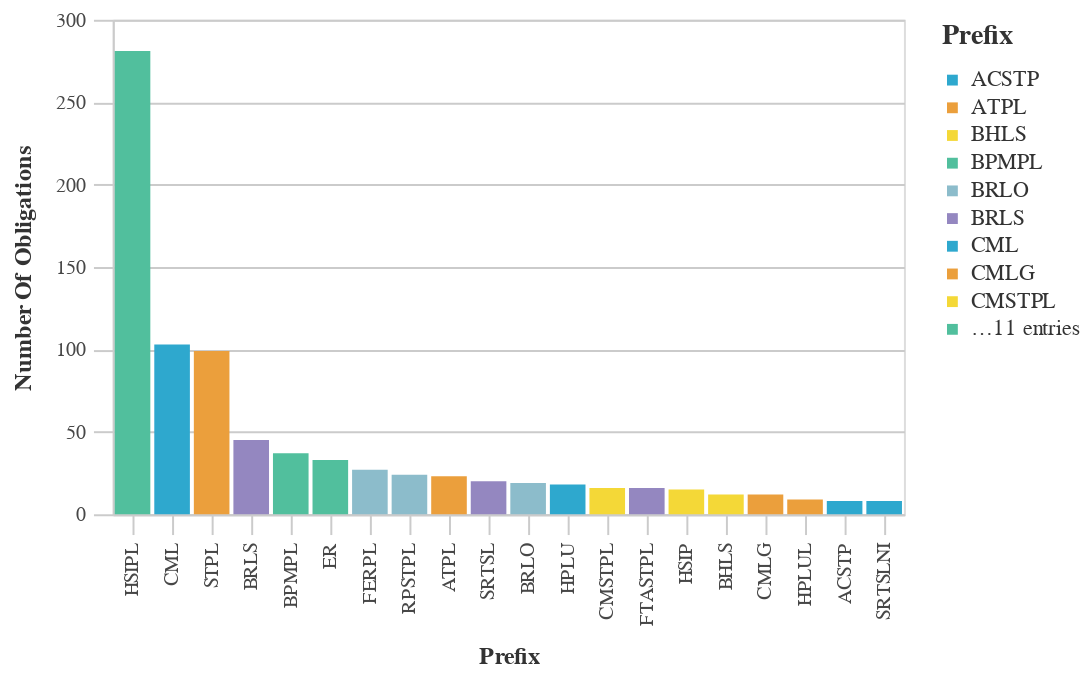

Here is the notebook cell this chart was saved with:
### Code cell
#Bar chart with the Most Used Prefix Counts
chart_df = (df_top>>filter(_.variable=='prefix')).rename(columns={"value":"Prefix",
                                 "count":"Number of Obligations"})
chart9= (_dla_utils_reports.basic_bar_chart_no_save(chart_df, 'Prefix', 'Number of Obligations', 'Prefix', district))
    
display(HTML("<h4><strong>Most Used Prefix Codes</strong></h4>"))
display(chart9)

### Figure 1 — Vega-Lite specification as saved in the notebook (floating-point values rounded to 4 significant figures)
{"config": {"view": {"continuousWidth": 400, "continuousHeight": 300}, "axis": {"domainColor": "#cbcbcb", "grid": true, "gridColor": "#cbcbcb", "gridWidth": 1, "labelColor": "#474747", "labelFont": "Nunito Sans", "labelFontSize": 10, "labelPadding": 4, "tickColor": "#cbcbcb", "tickSize": 10, "titleColor": "#333", "titleFont": "Raleway", "titleFontSize": 12, "titlePadding": 10}, "axisBand": {"grid": false}, "background": "white", "font": "Raleway", "header": {"labelFont": "Nunito Sans", "titleFont": "Raleway"}, "legend": {"labelColor": "#333", "labelFont": "Nunito Sans", "labelFontSize": 11, "labelLimit": 0, "padding": 1, "symbolSize": 30, "symbolType": "square", "titleColor": "#333", "titleFont": "Raleway", "titleFontSize": 14, "titlePadding": 10}, "title": {"anchor": "middle", "font": "Raleway", "fontSize": 18, "fontWeight": 300, "offset": 20}}, "data": {"name": "data-5b6d5c713aafb7a7ba049a1ca44bb5b1"}, "mark": "bar", "encoding": {"color": {"field": "Prefix", "legend": {"symbolLimit": 10, "title": "Prefix"}, "scale": {"range": ["#2EA8CE", "#EB9F3C", "#F4D837", "#51BF9D", "#8CBCCB", "#9487C0"]}, "type": "nominal"}, "tooltip": [{"field": "Prefix", "type": "nominal"}, {"field": "Number of Obligations", "type": "quantitative"}], "x": {"field": "Prefix", "sort": "-y", "title": "Prefix", "type": "nominal"}, "y": {"field": "Number of Obligations", "title": "Number Of Obligations", "type": "quantitative"}}, "height": 250, "width": 400, "$schema": "https://vega.github.io/schema/vega-lite/v4.17.0.json", "datasets": {"data-5b6d5c713aafb7a7ba049a1ca44bb5b1": [{"Prefix": "HSIPL", "Number of Obligations": 281, "variable": "prefix"}, {"Prefix": "CML", "Number of Obligations": 103, "variable": "prefix"}, {"Prefix": "STPL", "Number of Obligations": 99, "variable": "prefix"}, {"Prefix": "BRLS", "Number of Obligations": 45, "variable": "prefix"}, {"Prefix": "BPMPL", "Number of Obligations": 37, "variable": "prefix"}, {"Prefix": "ER", "Number of Obligations": 33, "variable": "prefix"}, {"Prefix": "FERPL", "Number of Obligations": 27, "variable": "prefix"}, {"Prefix": "RPSTPL", "Number of Obligations": 24, "variable": "prefix"}, {"Prefix": "ATPL", "Number of Obligations": 23, "variable": "prefix"}, {"Prefix": "SRTSL", "Number of Obligations": 20, "variable": "prefix"}, {"Prefix": "BRLO", "Number of Obligations": 19, "variable": "prefix"}, {"Prefix": "HPLU", "Number of Obligations": 18, "variable": "prefix"}, {"Prefix": "CMSTPL", "Number of Obligations": 16, "variable": "prefix"}, {"Prefix": "FTASTPL", "Number of Obligations": 16, "variable": "prefix"}, {"Prefix": "HSIP", "Number of Obligations": 15, "variable": "prefix"}, {"Prefix": "BHLS", "Number of Obligations": 12, "variable": "prefix"}, {"Prefix": "CMLG", "Number of Obligations": 12, "variable": "prefix"}, {"Prefix": "HPLUL", "Number of Obligations": 9, "variable": "prefix"}, {"Prefix": "ACSTP", "Number of Obligations": 8, "variable": "prefix"}, {"Prefix": "SRTSLNI", "Number of Obligations": 8, "variable": "prefix"}]}}
